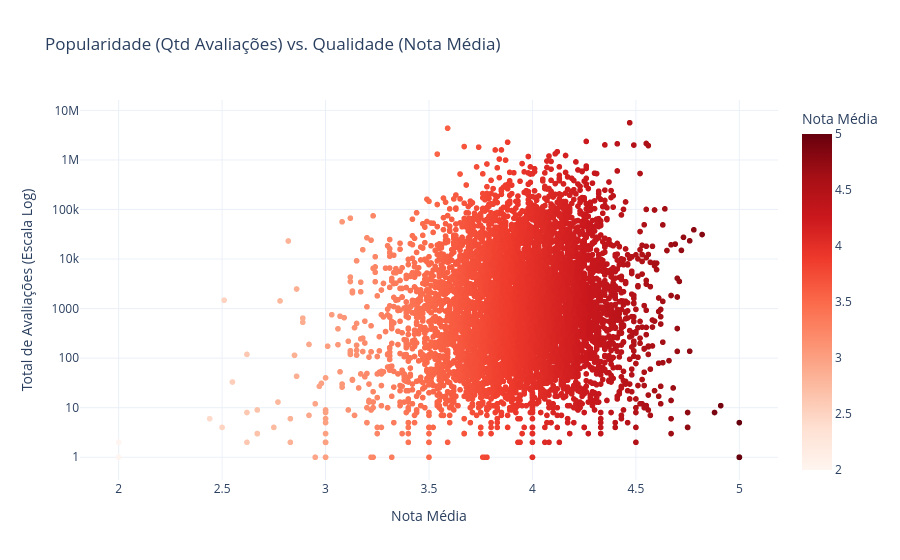

Notebook cell for this chart:
### Markdown cell above
# Popularidade vs. Qualidade

Esta análise mostra se livros famosos (com muitas avaliações) são realmente os melhores avaliados.

### Code cell
import pandas as pd
import plotly.express as px

# Carregando os dados limpos gerados no Notebook 00
try:
    df = pd.read_csv('datasets/books.csv')
    print("Dataset carregado com sucesso!")
except FileNotFoundError:
    print("Erro: Arquivo 'datasets/books.csv' não encontrado. Certifique-se de rodar o Notebook 00 primeiro.")

# Dispersão entre Popularidade (ratings_count) e Qualidade (average_rating)
# Filtramos livros com pelo menos 1 avaliação para evitar ruído
df_pop = df[df['ratings_count'] > 0].copy()

fig1 = px.scatter(
    df_pop, 
    x='average_rating', 
    y='ratings_count', 
    log_y=True, 
    hover_name='title',
    hover_data=['authors', 'published_year'],
    title='Popularidade (Qtd Avaliações) vs. Qualidade (Nota Média)',
    labels={'average_rating': 'Nota Média', 'ratings_count': 'Total de Avaliações (Escala Log)'},
    color='average_rating',
    color_continuous_scale='Reds',
    template='plotly_white'
)

fig1.show()

### Figure 1 — Plotly figure (JSON) as saved in the notebook; plotly's stock layout.template omitted (floating-point values rounded to 4 significant figures; data arrays with more than 128 entries replaced by an {"elided": "..."} marker saying what was removed)
{"data": [{"customdata": {"elided": "6388x2 mixed values"}, "hovertemplate": "<b>%{hovertext}</b><br><br>Nota Média=%{marker.color}<br>Total de Avaliações (Escala Log)=%{y}<br>authors=%{customdata[0]}<br>published_year=%{customdata[1]}<extra></extra>", "hovertext": {"elided": "6388 str values"}, "legendgroup": "", "marker": {"color": {"elided": "6388 float values"}, "coloraxis": "coloraxis", "symbol": "circle"}, "mode": "markers", "name": "", "showlegend": false, "type": "scattergl", "x": {"elided": "6388 float values"}, "xaxis": "x", "y": {"elided": "6388 float values"}, "yaxis": "y"}], "layout": {"coloraxis": {"colorbar": {"title": {"text": "Nota Média"}}, "colorscale": [[0, "rgb(255,245,240)"], [0.125, "rgb(254,224,210)"], [0.25, "rgb(252,187,161)"], [0.375, "rgb(252,146,114)"], [0.5, "rgb(251,106,74)"], [0.625, "rgb(239,59,44)"], [0.75, "rgb(203,24,29)"], [0.875, "rgb(165,15,21)"], [1, "rgb(103,0,13)"]]}, "legend": {"tracegroupgap": 0}, "title": {"text": "Popularidade (Qtd Avaliações) vs. Qualidade (Nota Média)"}, "xaxis": {"anchor": "y", "domain": [0, 1], "title": {"text": "Nota Média"}}, "yaxis": {"anchor": "x", "domain": [0, 1], "title": {"text": "Total de Avaliações (Escala Log)"}, "type": "log"}}}
